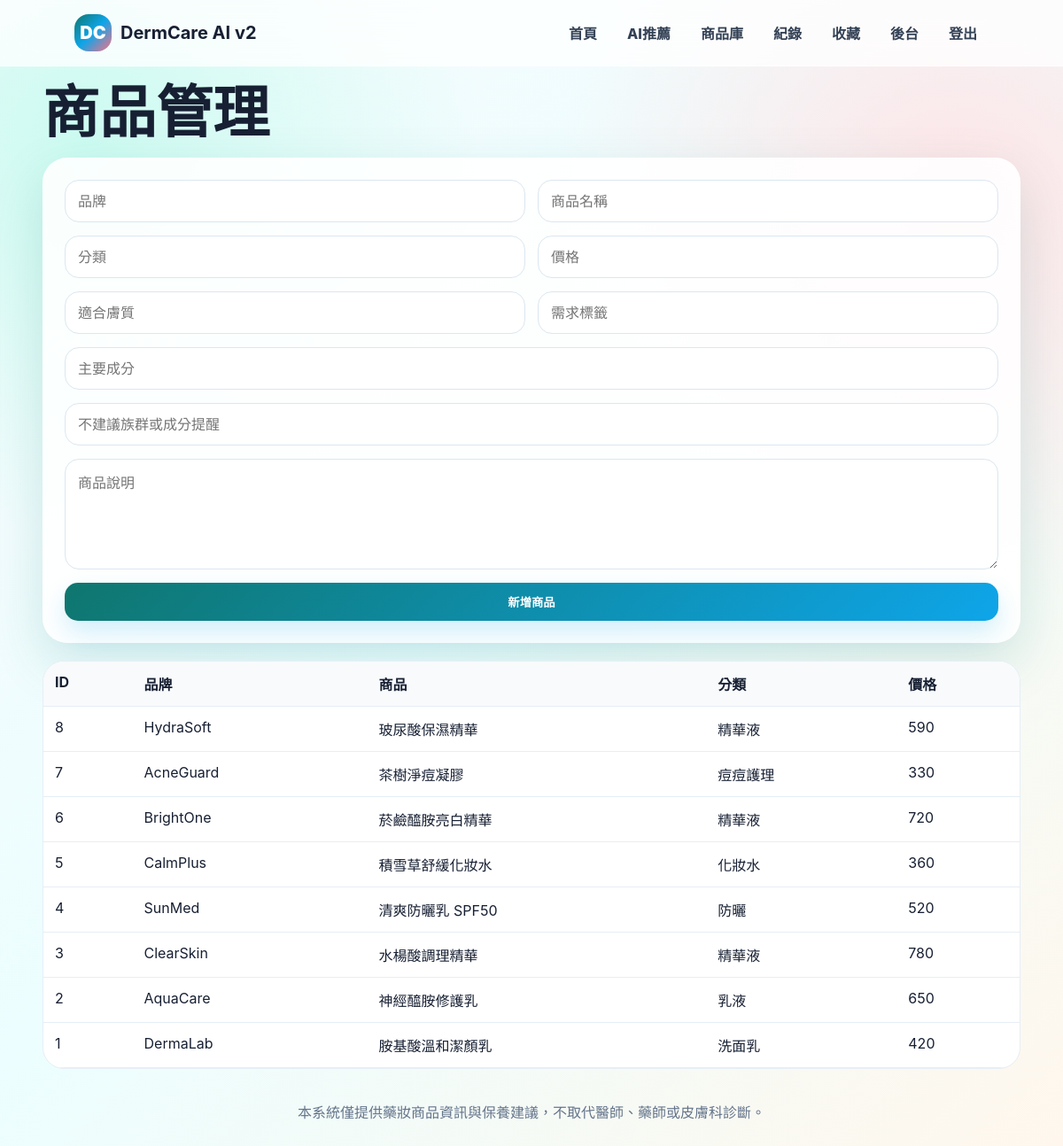
/admin/products.php (signed in), run on the app's committed database.
### tables this page shows
CREATE TABLE products(id INT AUTO_INCREMENT PRIMARY KEY,brand VARCHAR(80) NOT NULL,name VARCHAR(160) NOT NULL,category VARCHAR(50) NOT NULL,price INT NOT NULL,skin_types VARCHAR(160),concerns VARCHAR(160),ingredients TEXT,avoid_for TEXT,description TEXT,created_at TIMESTAMP DEFAULT CURRENT_TIMESTAMP);

### includes/db.php (called while the page is built)
<?php
require_once __DIR__ . '/config.php';
function db(): PDO {
    static $pdo = null;
    if ($pdo === null) {
        $dsn = 'mysql:host='.DB_HOST.';dbname='.DB_NAME.';charset=utf8mb4';
        $pdo = new PDO($dsn, DB_USER, DB_PASS, [
            PDO::ATTR_ERRMODE => PDO::ERRMODE_EXCEPTION,
            PDO::ATTR_DEFAULT_FETCH_MODE => PDO::FETCH_ASSOC,
        ]);
    }
    return $pdo;
}

### includes/config.php (called while the page is built, shortened)
<?php
function h($v){ return htmlspecialchars((string)$v, ENT_QUOTES, 'UTF-8'); }

### admin/products.php (the view, shortened to what this page needs)
<?php require_once __DIR__.'/../includes/layout.php'; require_admin();
render_header('商品管理'); $rows=db()->query('SELECT * FROM products ORDER BY id DESC')->fetchAll(); ?>
<h1>商品管理</h1><div class="panel"><form class="form" method="post"><div class="form-row"><input name="brand" placeholder="品牌" required><input name="name" placeholder="商品名稱" required></div><div class="form-row"><input name="category" placeholder="分類" required><input name="price" type="number" placeholder="價格" required></div><div class="form-row"><input name="skin_types" placeholder="適合膚質"><input name="concerns" placeholder="需求標籤"></div><input name="ingredients" placeholder="主要成分"><input name="avoid_for" placeholder="不建議族群或成分提醒"><textarea name="description" placeholder="商品說明"></textarea><button>新增商品</button></form></div><br><div class="table-wrap"><table><tr><th>ID</th><th>品牌</th><th>商品</th><th>分類</th><th>價格</th></tr><?php foreach($rows as $r): ?><tr><td><?=h($r['id'])?></td><td><?=h($r['brand'])?></td><td><?=h($r['name'])?></td><td><?=h($r['category'])?></td><td><?=h($r['price'])?></td></tr><?php endforeach; ?></table></div><?php render_footer(); ?>

### assets/style.css (style rules this page uses)
:root { --ink:#172033;--muted:#64748b;--a:#0f766e;--b:#0ea5e9;--c:#fb7185;--line:#e7eef6;--card:rgba(255,255,255,.88);--shadow:0 22px 60px rgba(15,118,110,.16) }
* { box-sizing:border-box }
body { margin:0;font-family:-apple-system,BlinkMacSystemFont,'Segoe UI','Noto Sans TC','Microsoft JhengHei',sans-serif;color:var(--ink);background:radial-gradient(circle at 8% 12%,#ccfbf1 0,transparent 28%),radial-gradient(circle at 90% 18%,#ffe4e6 0,transparent 30%),linear-gradient(135deg,#f8fafc,#ecfeff 48%,#fff7ed);min-height:100vh }
h1 { font-size:clamp(34px,5.6vw,64px);line-height:1.05;margin:18px 0 }
.panel,.card { background:var(--card);border:1px solid rgba(255,255,255,.85);border-radius:28px;padding:24px;box-shadow:var(--shadow) }
.btn,button { display:inline-flex;align-items:center;justify-content:center;border:0;border-radius:15px;padding:12px 17px;background:linear-gradient(135deg,var(--a),var(--b));color:white;font-weight:900;text-decoration:none;cursor:pointer;box-shadow:0 14px 28px rgba(14,165,233,.18) }
.form { display:grid;gap:15px }
.form-row { display:grid;grid-template-columns:repeat(2,1fr);gap:14px }
input,select,textarea { width:100%;padding:13px 14px;border:1px solid #dbe7f0;border-radius:16px;background:white;font:inherit }
textarea { min-height:125px }
.table-wrap { overflow:auto;background:white;border:1px solid var(--line);border-radius:24px }
table { width:100%;border-collapse:collapse;min-width:820px }
th,td { padding:13px;border-bottom:1px solid var(--line);text-align:left;vertical-align:top }
th { background:#f8fafc }

### data on the page
products: id "8", brand "HydraSoft", name "玻尿酸保濕精華", category "精華液", price "590"
products: id "7", brand "AcneGuard", name "茶樹淨痘凝膠", category "痘痘護理", price "330"
products: id "6", brand "BrightOne", name "菸鹼醯胺亮白精華", category "精華液", price "720"
products: id "5", brand "CalmPlus", name "積雪草舒緩化妝水", category "化妝水", price "360"
products: id "4", brand "SunMed", name "清爽防曬乳 SPF50", category "防曬", price "520"
products: id "3", brand "ClearSkin", name "水楊酸調理精華", category "精華液", price "780"
products: id "2", brand "AquaCare", name "神經醯胺修護乳", category "乳液", price "650"
products: id "1", brand "DermaLab", name "胺基酸溫和潔顏乳", category "洗面乳", price "420"
